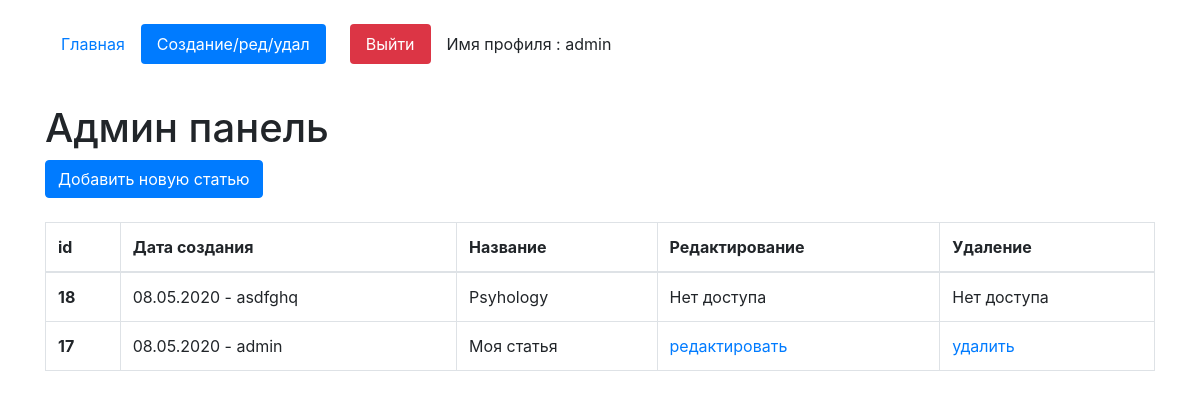
/edit-page (signed in), run on the app's committed database.
### core/models.py (models this page shows, shortened)
class Articles(models.Model):
    author = models.ForeignKey(User, on_delete = models.CASCADE, verbose_name='Владелец статьи', blank = True, null = True )
    create_date = models.DateTimeField(auto_now=True)
    name = models.CharField(max_length=200, verbose_name='Название')
    text = models.TextField(verbose_name='Текст')
    class Meta:
        verbose_name='Статью'
        verbose_name_plural='Статьи'

### core/views.py (the view, shortened to what this page needs)
# urls.py: path('edit-page', views.ArticleCreateView.as_view(), name='edit_page'),
class ArticleCreateView(LoginRequiredMixin, CustomSuccessMessageMixin, CreateView):
    login_url = reverse_lazy('login_page')
    model = Articles
    template_name = 'edit_page.html'
    form_class = ArticleForm
    success_url = reverse_lazy('edit_page')
    success_msg = 'Запись создана'
    def get_context_data(self,**kwargs):
        kwargs['list_articles'] = Articles.objects.all().order_by('-id')
        return super().get_context_data(**kwargs)

### core/templates/edit_page.html (shortened to what this page needs)
{% extends 'index.html' %}
{% block content %}
<h1 class="mt-4">Админ панель</h1>
<button type="button" class="btn btn-primary" data-toggle="modal" data-target="#exampleModal">
Добавить новую статью
</button>
{% if update %}
{% if success_update %}
<p style="color:red">Запись обновлена</p>
{% endif %}
<p class="mt-4">Страница редактирования</p>
<p><a href="{% url 'edit_page' %}">Вернуться назад</a></p>
<form id="update_data" method="post">
   {% csrf_token %}
   {{form}}
</form>
<button form="update_data" type="submit" class="btn btn-primary">Обновить</button>
{% else %}
<table class="table table-bordered mt-4">
   <thead>
      <tr>
         <th scope="col">id</th>
         <th scope="col">Дата создания</th>
         <th scope="col">Название</th>
         <th scope="col">Редактирование</th>
         <th scope="col">Удаление</th>
      </tr>
   </thead>
   <tbody>
      {% for i in list_articles %}
      <tr {% if i.id|slugify == request.GET.id %} style="background: #CDD6DB; opacity: .5;"{% endif %}>
         <th>{{i.id}}</th>
         <td>{{i.create_date|date:'d.m.Y'}} - {{i.author}}</td>
         <td>{{i.name}}</td>
         <td>
            {% if request.user == i.author %}
            <a href="{% url 'update_page' i.id %}">редактировать</a>
            {% else %}
            Нет доступа
            {% endif %}
        </td>
        <td>
            {% if request.user == i.author %}
             <a href="javascript:void()" onclick="delete_question{{ i.id }}()" >удалить</a>
            {% else %}
            Нет доступа
            {% endif %}
        </td>
      </tr>
      {% endfor %}
   </tbody>
</table>
{% endif %}
{% endblock %}

### core/templates/index.html (shortened to what this page needs)
<!doctype html>
<html lang="en">
   <head>
      <link rel="stylesheet" href="https://stackpath.bootstrapcdn.com/bootstrap/4.4.1/css/bootstrap.min.css">
   </head>
   <body>
      <div class="container mt-4">
         <ul class="nav nav-pills">
            <li class="nav-item">
               {% url 'home' as url_home %}
               <a class="nav-link {% if url_home == request.path %}active{% endif %}" href="{{url_home}}">Главная</a>
            </li>
            <li class="nav-item">
               {% url 'edit_page' as url_edit_page %}
               <a class="nav-link {% if url_edit_page == request.path %}active{% endif %}" href="{{url_edit_page}}">Создание/ред/удал</a>
            </li>
            {% if request.user.is_authenticated %}
            <li class="nav-item">
             {% url 'logout_page' as url_logout_page %}
               <a class="nav-link btn-danger ml-4 " href="{{url_logout_page}}">Выйти</a>
            </li>
            {% endif %}
            <li class="nav-item">
           <p class="nav-link ml-auto">Имя профиля : {{request.user}}</p>
          </li>
         </ul>
         {% block content %}{% endblock %}
      </div>
   </body>
</html>

### data on the page
Articles: id "18", create_date "08.05.2020", author "asdfghq", name "Psyhology", shows "Нет доступа"
Articles: id "17", create_date "08.05.2020", author "admin", name "Моя статья", shows "редактировать"

### other printed values
{{ request.user }} "admin"
